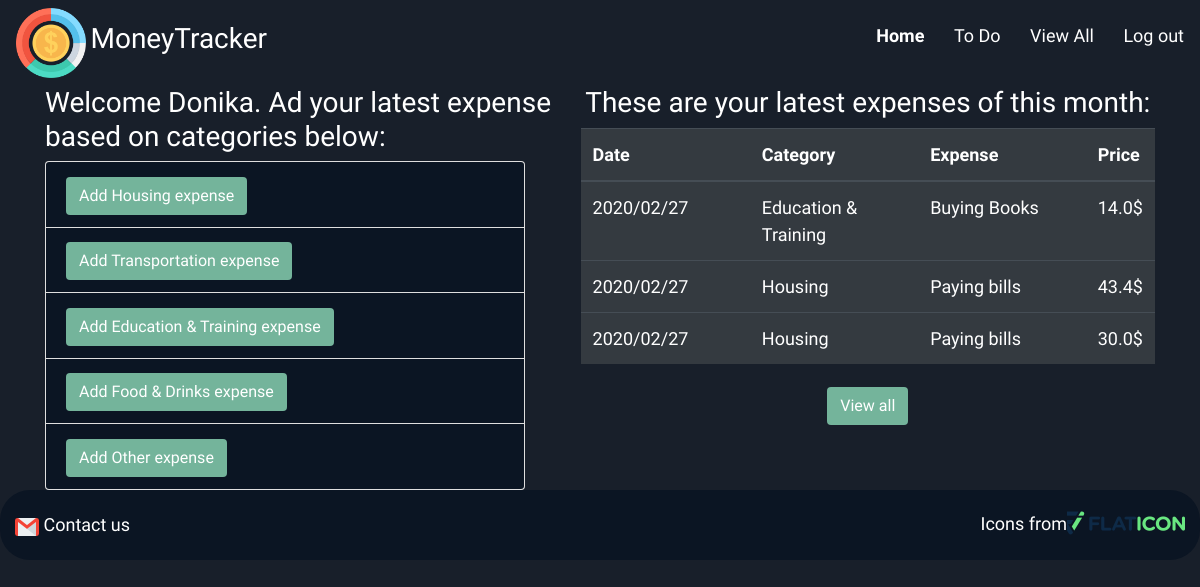
Before: /home (signed in) with the older database file.
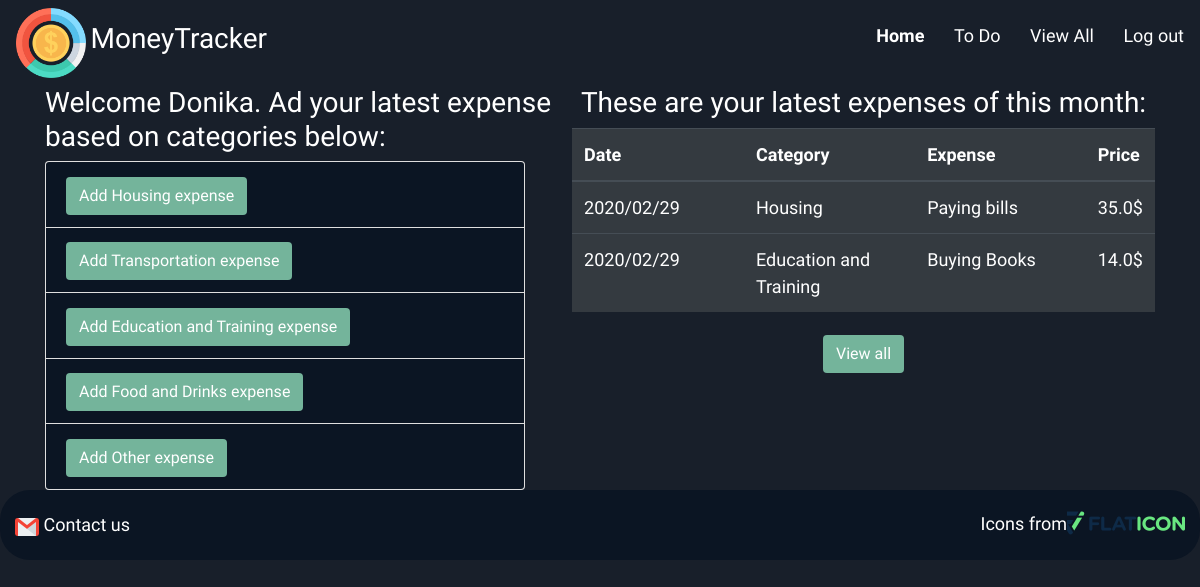
After: the same page with the newer database file.
### models.py (models this page shows, shortened)
class User(db.Model):
    __tablename__ = 'users'
    id = db.Column(db.Integer, primary_key=True)
    first_name = db.Column(db.String(45))
    last_name = db.Column(db.String(45))
    email = db.Column(db.String(255))
    password = db.Column(db.String(255))
    monthly_income = db.Column(db.Float)
    created_at = db.Column(db.DateTime, server_default=func.now())
    updated_at = db.Column(db.DateTime, server_default=func.now(), onupdate=func.now())
    user_expenses = db.relationship('UserExpense',  lazy=True,backref=db.backref('expenses_author'))
    user_todos = db.relationship('UserTodo',lazy=True,backref=db.backref('todos_author'))

class Category(db.Model):
    __tablename__ = 'categories'
    id = db.Column(db.Integer, primary_key=True)
    name = db.Column(db.String())
    category_expenses = db.relationship('UserExpense',  lazy=True,backref=db.backref('expenses_category'))
    category_todos = db.relationship('UserTodo', lazy=True,backref=db.backref('todos_category'))

class UserExpense(db.Model):
    __tablename__ = 'expenses'
    __table_args__ = {'extend_existing': True}

### controller_functions.py (the view)
def home():
    if 'user_id' in session:
        logged_in_user = User.query.filter_by(id=session['user_id']).first()
        categories = Category.query.all()
        sql = text("SELECT e.*, c.name as category_name, strftime('%Y', e.updated_at) AS year, strftime('%m', e.updated_at) AS month, strftime('%d', e.updated_at) AS day FROM expenses e JOIN categories c ON e.category_id = c.id WHERE e.user_id = "+str(session['user_id'])+" ORDER BY e.updated_at DESC LIMIT 5")
        result = db.engine.execute(sql)
        expenses = result.fetchall()
        return render_template("home.html", expenses=expenses, logged_in_user=logged_in_user, categories=categories)
    else:
        return redirect('/login')

### templates/home.html (shortened to what this page needs)
<!DOCTYPE html>
<html lang="en">
<head>
	<link rel="stylesheet" href="https://cdnjs.cloudflare.com/ajax/libs/font-awesome/4.7.0/css/font-awesome.min.css">
	<link rel="stylesheet" href="https://stackpath.bootstrapcdn.com/bootstrap/4.4.1/css/bootstrap.min.css">
	<link rel="stylesheet" type="text/css" href="{{url_for('static',filename = 'css/style.css')}}">
</head>
<body>
	<div class="wrapper home">
		{% include 'includes/header.html' %}
			<div class="container">
				<div class="accordion" id="addExpense">
					<h3>Welcome {{logged_in_user.first_name}}. Ad your latest expense based on categories below: </h3>
					{% for category in categories %}
						<div class="card" style="width: 30rem;">
						    <div class="card-header" id="{{'heading'+category.id|string}}">
						      	<h2 class="mb-0">
						        	<button class="btn collapsed" type="button" data-toggle="collapse" data-target="{{'#collapse'+category.id|string}}"aria-expanded="false" aria-controls="{{'collapse'+category.id|string}}">
						          	Add {{category.name}} expense
						        	</button>
						      	</h2>
						    </div>
						</div>
					{%endfor%}
				</div>
				<div class="table-content">
					<h3>These are your latest expenses of this month:</h3>
					<table class="table table-hover table-dark">
					  	<thead>
					    	<tr>
							    <th scope="col">Date</th>
							    <th scope="col">Category</th>
							    <th scope="col">Expense</th>
							    <th scope="col">Price</th>
					    	</tr>
					  	</thead>
					  	<tbody>
					  		{%for expense in expenses %}
						    	<tr>
							      	<td>{{expense.year}}/{{expense.month}}/{{expense.day}}</td>
							      	<td>{{expense.category_name}}</td>
							      	<td>{{expense.content}}</td>
							      	<td>{{expense.amount}}$</td>
						    	</tr>
							{%endfor%}
					   </tbody>
					</table>
					<a href="/view_all" class="btn">View all</a>
				</div>
			</div>
		{% include 'includes/footer.html' %}
	</div>
</body>
</html>

### templates/includes/header.html (shortened to what this page needs)
<link rel="stylesheet" type="text/css" href="{{url_for('static',filename = 'css/style.css')}}">
<div class="navbar">
    <div class="logo">
        <img src="{{url_for('static',filename = 'img/coin.png')}}">
        <h3>MoneyTracker</h3>
    </div>
    <div class="links">
        <ul>
            <li id="/home"><a href="/home" class="">Home</a></li>
            <li id="/toDoList"><a href="/toDoList" class="">To Do</a></li>
            <li id="/view_all"><a href="/view_all" class="">View All</a></li>
            <li id="/logout"><a href="/logout" class="">Log out</a></li>
        </ul>
    </div>
</div>

### templates/includes/footer.html
<footer>
	<p><img src="{{url_for('static', filename = 'img/gmail.png')}}"> <a href="mailto:email@example.com">Contact us</a></p>
	<p>Icons from<a href="https://www.flaticon.com/" title="Flaticon"><img  id="flaticon" src="{{url_for('static', filename = 'img/flaticon.png')}}"></a></p>
</footer>

### static/css/style.css (style rules this page uses)
body { background: hsl(218, 28%, 13%); }
.wrapper { height: 100vh; background: hsl(218, 28%, 13%); color: white; line-height: 1.5; font-family: 'Raleway', sans-serif; font-size: 18px; }
.navbar h3 { display: inline-block; }
.navbar img { width: 70px; height: 70px; }
.navbar a { text-decoration: none; color: white; }
.navbar .links { display: flex; justify-content: space-between; }
.navbar ul { list-style: none; }
.navbar li { display: inline-block; margin-left: 25px; }
.active { font-weight: bold; }
.home .container { display: flex; justify-content: space-between; }
#addExpense { width: 50%; display: inline-block; }
.card-header { background: hsl(216, 53%, 9%); }
.card-header .btn { background-color:#74b49b; color: white; }
.home table { width: 100%; display: inline-block; }
.table-content { text-align: center; }
.home table { text-align: left; }
.home .table-content a { background-color:#74b49b; color: white; }
.home th { width: 30%; }
.home td { width: 30%; }
footer { background: hsl(216, 53%, 9%); display: flex; justify-content: space-between; flex-direction: row; align-items: center; padding: 15px; border-radius: 30px; bottom: 0; width: 100%; }
footer p { margin: 0; }
footer a { text-decoration: none; color: white; }

Changed rows visible on the page:
removed UserExpense: year "2020", month "02", day "27", category_name "Education & Training", content "Buying Books", amount "14.0"
removed UserExpense: year "2020", month "02", day "27", category_name "Housing", content "Paying bills", amount "43.4"
changed Category: name "Education & Training" → "Education and Training"
changed Category: name "Food & Drinks" → "Food and Drinks"
changed UserExpense "Paying bills": day "27" → "29"; amount "30.0" → "35.0"
added UserExpense: year "2020", month "02", day "29", category_name "Education and Training", content "Buying Books", amount "14.0"
